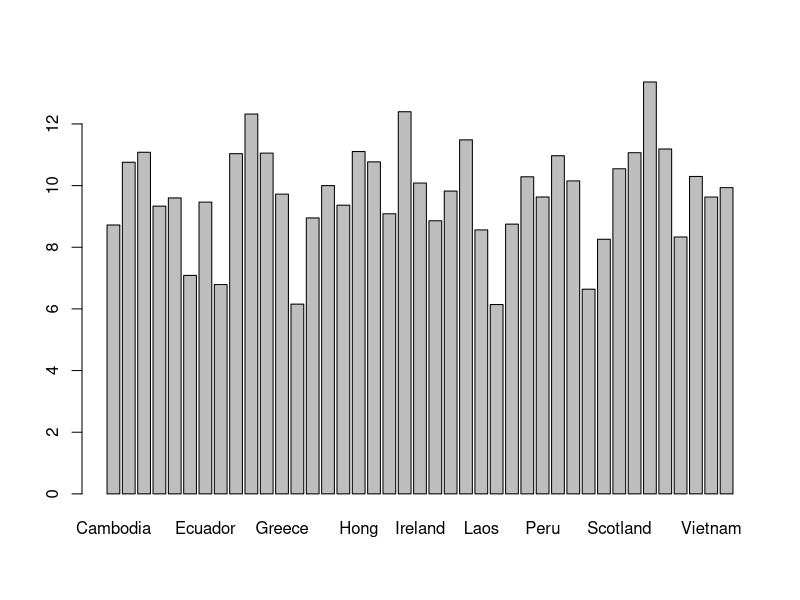
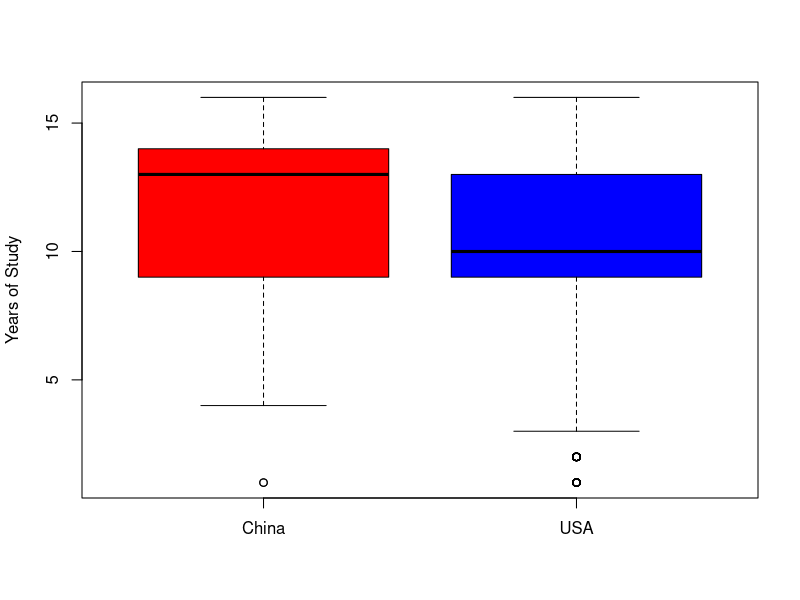
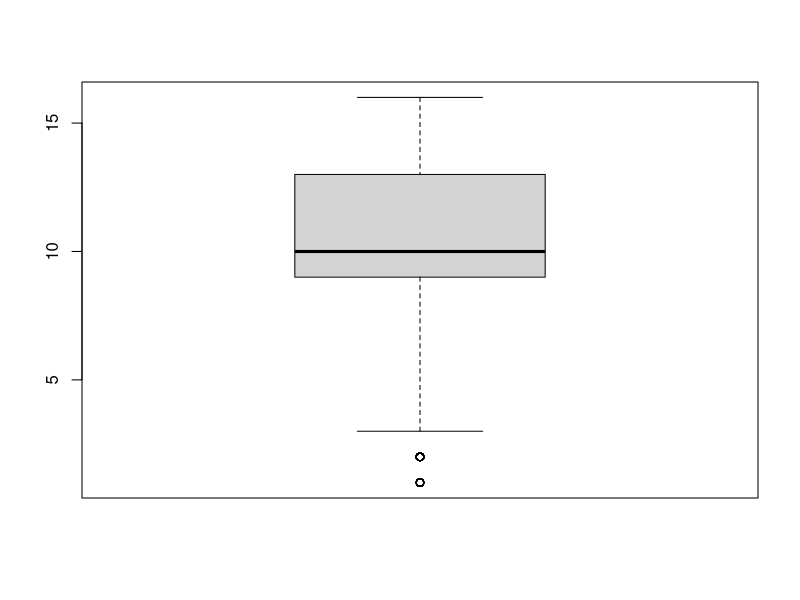
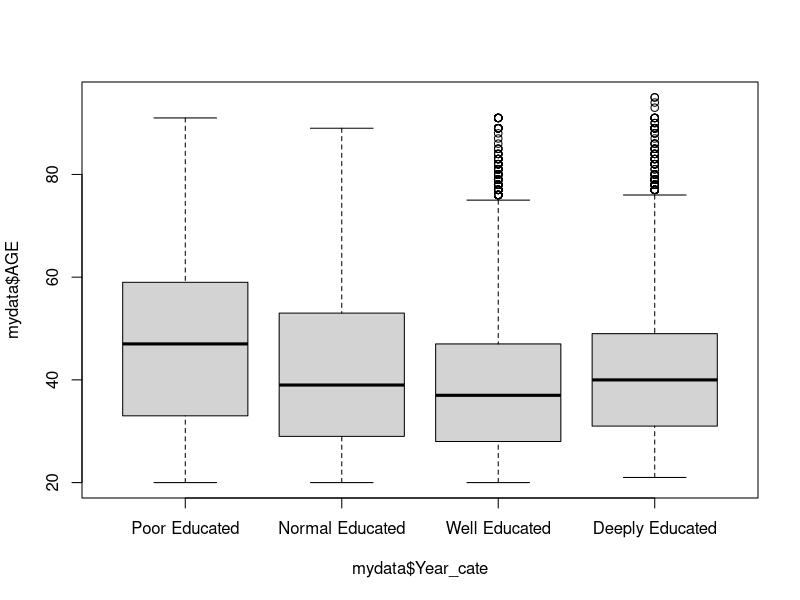

Recreate these plots in R, in order.
mydata <- read.csv('CENSUSNEW.csv')
View(mydata)
#No.1  China VS. USA
mydata$NATIVE
mydata$NATIVE[mydata$NATIVE == '?'] <- NA
country.gainavg<-tapply(mydata$YEARS,mydata$NATIVE,mean)
country.gainavg
barplot(country.gainavg)


boxplot(mydata$YEARS[mydata$NATIVE=="China"],mydata$YEARS[mydata$NATIVE=="United-States"],col=c("red", "blue"),names=c("China","USA"), ylab="Years of Study")


edu.china <- subset(mydata, NATIVE == 'China')
edu.usa <- subset(mydata, NATIVE == 'United-States')
mean.C <- mean(edu.china$YEARS)
mean.U <- mean(edu.usa$YEARS)
st.C <- sd(edu.china$YEARS)
st.U <- sd(edu.usa$YEARS)

len_C <- length(edu.china$YEARS)
len_U <- length(edu.china$YEARS)

st.C.U <- sqrt(st.C^2/len_C + st.U^2/len_U)

zeta <- (mean.C - mean.U)/st.C.U
zeta
p <- 1-pnorm(zeta)
p

#CHINESES have better education than AMERICANS
#Null hypothsisi:CHINESE HAS SAME EDUCATION AS AMERICANS

#No. 2 Age and education relationship
boxplot(mydata$YEARS)
education <- cut(mydata$YEARS,breaks=c(0,4,8,12,16),labels=c( "Poor Educated", "Normal Educated", "Well Educated", "Deeply Educated"))
mydata$Year_cate <- education
range <- table(mydata$Year_cate)
boxplot(mydata$AGE~mydata$Year_cate)
#Pool educated people age older than people who got deeply educated
#Null hypothsisi: people who have poor education age same as the one who got deep education
edu.PE<-subset(mydata, Year_cate=='Poor Educated')
edu.DE<-subset(mydata, Year_cate=='Deeply Educated')
mean.pe <- mean(edu.PE$AGE)
mean.de <- mean(edu.DE$AGE)
st.pe <- sd(edu.PE$AGE)
st.de <- sd(edu.DE$AGE)

len_pe <- length(edu.PE$AGE)
len_de <- length(edu.DE$AGE)

st.pe.de <- sqrt(st.pe^2/len_pe + st.de^2/len_de)

zeta <- (mean.pe - mean.de)/st.pe.de
zeta
p <- 1-pnorm(zeta)
p
